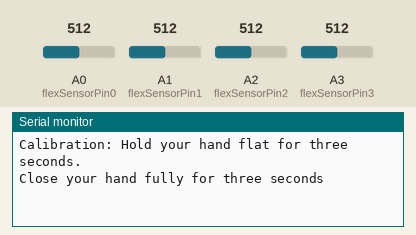
This sketch was run on a simulated Arduino Uno, built with avr-gcc and run on an emulated ATmega328P. On the bench: the last lines printed to the serial monitor. Inputs (shaded band) come from the test bench; at power-on: A0 (flexSensorPin0) = 512, A1 (flexSensorPin1) = 512, A2 (flexSensorPin2) = 512, A3 (flexSensorPin3) = 512.

Above: at 5.3 s.
5.4 s: A0 (flexSensorPin0) set to 306
At 6.5 s:
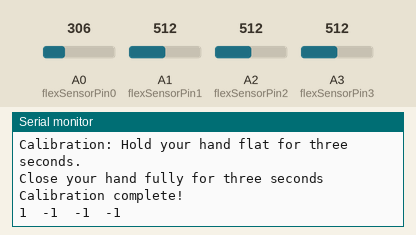
7.5 s: A1 (flexSensorPin1) set to 306
At 8.1 s:
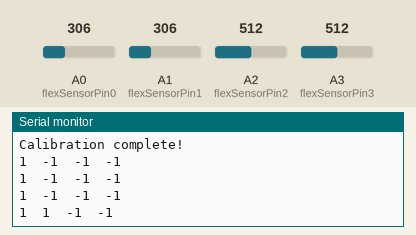
9.0 s: A2 (flexSensorPin2) set to 306
At 9.7 s:
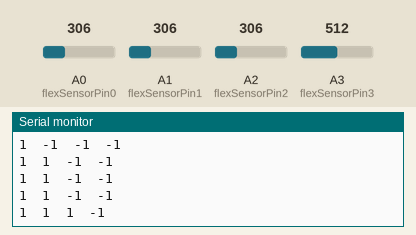
10.5 s: A3 (flexSensorPin3) set to 306
At 10.5 s:
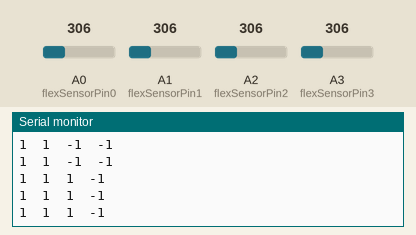
12.0 s: A0 (flexSensorPin0) set to 716
At 12.4 s:
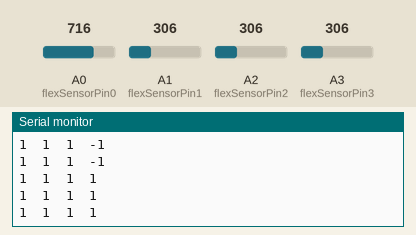
13.5 s: A1 (flexSensorPin1) set to 716
At 14.0 s:
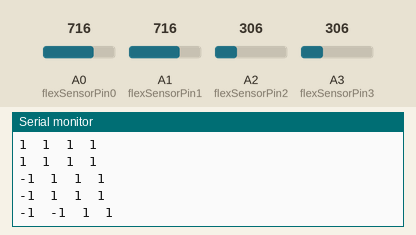

The sketch:

Test1-_BadCode_.ino
```cpp
int flexSensorPin0 = A0, flexSensorPin1 = A1, flexSensorPin2 = A2, flexSensorPin3 = A3;

int base0 = 0, base1 = 0, base2 = 0, base3 = 0, upper0 = 0, upper1 = 0, upper2 = 0, upper3 = 0;

void setup() {
  Serial.begin(9600);
}

void loop() {
  if (base0 == 0) {
    Serial.println("Calibration: Hold your hand flat for three seconds.");
    delay(1500);
    base0 = analogRead(flexSensorPin0);
    base1 = analogRead(flexSensorPin1);
    base2 = analogRead(flexSensorPin2);
    base3 = analogRead(flexSensorPin3);
    delay(1500);
    Serial.println("Close your hand fully for three seconds");
    delay(1500);
    upper0 = analogRead(flexSensorPin0);
    upper1 = analogRead(flexSensorPin1);
    upper2 = analogRead(flexSensorPin2);
    upper3 = analogRead(flexSensorPin3);
    delay(1500);
    Serial.println("Calibration complete!");
  } else {
    int flexSensor0 = analogRead(flexSensorPin0);
    delay(10);
    int flexSensor1 = analogRead(flexSensorPin1);
    delay(10);
    int flexSensor2 = analogRead(flexSensorPin2);
    delay(10);
    int flexSensor3 = analogRead(flexSensorPin3);
    delay(10);

    int flex0_0to100 = map(flexSensor0, base0, upper0, 0, 100);
    int flex1_0to100 = map(flexSensor1, base1, upper1, 0, 100);
    int flex2_0to100 = map(flexSensor2, base2, upper2, 0, 100);
    int flex3_0to100 = map(flexSensor3, base3, upper3, 0, 100);

    Serial.print(flex0_0to100);
    Serial.print('\t');
    Serial.print(flex1_0to100);
    Serial.print('\t');
    Serial.print(flex2_0to100);
    Serial.print('\t');
    Serial.println(flex3_0to100);


    //In my tests I was getting a reading on the arduino between 512, and 614.
    //Using map(), you can convert that to a larger range like 0-100.
    //  int flex0to100 = map(flexSensorReading, 512, 614, 0, 100);
    //  Serial.println(flex0to100);

    delay(500); //just here to slow down the output for easier reading
  }
}
```

Measured:
- after the input at 5.4 s, the serial monitor: prints a new line after 0.64 s (image 1)
- after the input at 7.5 s, the serial monitor: prints a new line after 0.17 s (image 2)
- after the input at 9.0 s, the serial monitor: prints a new line after 0.29 s (image 3)
- after the input at 13.5 s, the serial monitor: prints a new line after 0.12 s (image 6)
